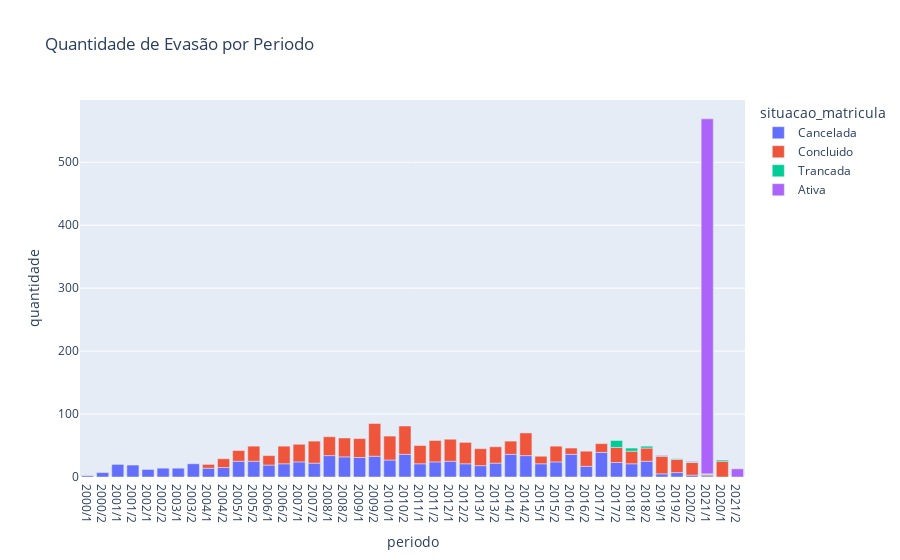

The cell this chart's notebook holds for it:
### Code cell
gerar_grafico_evação(situacao_aluno, "periodo")

### Figure 1 — Plotly figure (JSON) as saved in the notebook; plotly's stock layout.template omitted (floating-point values rounded to 4 significant figures)
{"data": [{"alignmentgroup": "True", "hovertemplate": "situacao_matricula=Cancelada<br>periodo=%{x}<br>quantidade=%{y}<extra></extra>", "legendgroup": "Cancelada", "marker": {"color": "#636efa", "pattern": {"shape": ""}}, "name": "Cancelada", "offsetgroup": "Cancelada", "orientation": "v", "showlegend": true, "textposition": "auto", "type": "bar", "x": ["2000/1", "2000/2", "2001/1", "2001/2", "2002/1", "2002/2", "2003/1", "2003/2", "2004/1", "2004/2", "2005/1", "2005/2", "2006/1", "2006/2", "2007/1", "2007/2", "2008/1", "2008/2", "2009/1", "2009/2", "2010/1", "2010/2", "2011/1", "2011/2", "2012/1", "2012/2", "2013/1", "2013/2", "2014/1", "2014/2", "2015/1", "2015/2", "2016/1", "2016/2", "2017/1", "2017/2", "2018/1", "2018/2", "2019/1", "2019/2", "2020/2", "2021/1"], "xaxis": "x", "y": [2, 7, 20, 19, 12, 14, 14, 21, 14, 15, 25, 25, 19, 21, 24, 22, 34, 32, 31, 33, 27, 36, 21, 24, 25, 21, 18, 22, 36, 34, 21, 24, 36, 17, 39, 23, 21, 25, 5, 7, 3, 2], "yaxis": "y"}, {"alignmentgroup": "True", "hovertemplate": "situacao_matricula=Concluido<br>periodo=%{x}<br>quantidade=%{y}<extra></extra>", "legendgroup": "Concluido", "marker": {"color": "#EF553B", "pattern": {"shape": ""}}, "name": "Concluido", "offsetgroup": "Concluido", "orientation": "v", "showlegend": true, "textposition": "auto", "type": "bar", "x": ["2004/1", "2004/2", "2005/1", "2005/2", "2006/1", "2006/2", "2007/1", "2007/2", "2008/1", "2008/2", "2009/1", "2009/2", "2010/1", "2010/2", "2011/1", "2011/2", "2012/1", "2012/2", "2013/1", "2013/2", "2014/1", "2014/2", "2015/1", "2015/2", "2016/1", "2016/2", "2017/1", "2017/2", "2018/1", "2018/2", "2019/1", "2019/2", "2020/1", "2020/2", "2021/1"], "xaxis": "x", "y": [6, 14, 17, 24, 15, 28, 28, 35, 30, 30, 30, 52, 38, 45, 29, 34, 35, 34, 27, 26, 21, 36, 12, 25, 10, 24, 14, 24, 20, 21, 28, 21, 25, 20, 2], "yaxis": "y"}, {"alignmentgroup": "True", "hovertemplate": "situacao_matricula=Trancada<br>periodo=%{x}<br>quantidade=%{y}<extra></extra>", "legendgroup": "Trancada", "marker": {"color": "#00cc96", "pattern": {"shape": ""}}, "name": "Trancada", "offsetgroup": "Trancada", "orientation": "v", "showlegend": true, "textposition": "auto", "type": "bar", "x": ["2017/2", "2018/1", "2018/2", "2019/1", "2019/2", "2020/1", "2020/2", "2021/1"], "xaxis": "x", "y": [11, 5, 3, 1, 1, 2, 1, 1], "yaxis": "y"}, {"alignmentgroup": "True", "hovertemplate": "situacao_matricula=Ativa<br>periodo=%{x}<br>quantidade=%{y}<extra></extra>", "legendgroup": "Ativa", "marker": {"color": "#ab63fa", "pattern": {"shape": ""}}, "name": "Ativa", "offsetgroup": "Ativa", "orientation": "v", "showlegend": true, "textposition": "auto", "type": "bar", "x": ["2019/1", "2020/2", "2021/1", "2021/2"], "xaxis": "x", "y": [1, 1, 564, 13], "yaxis": "y"}], "layout": {"barmode": "relative", "legend": {"title": {"text": "situacao_matricula"}, "tracegroupgap": 0}, "title": {"text": "Quantidade de Evasão por Periodo"}, "xaxis": {"anchor": "y", "domain": [0, 1], "title": {"text": "periodo"}}, "yaxis": {"anchor": "x", "domain": [0, 1], "title": {"text": "quantidade"}}}}
